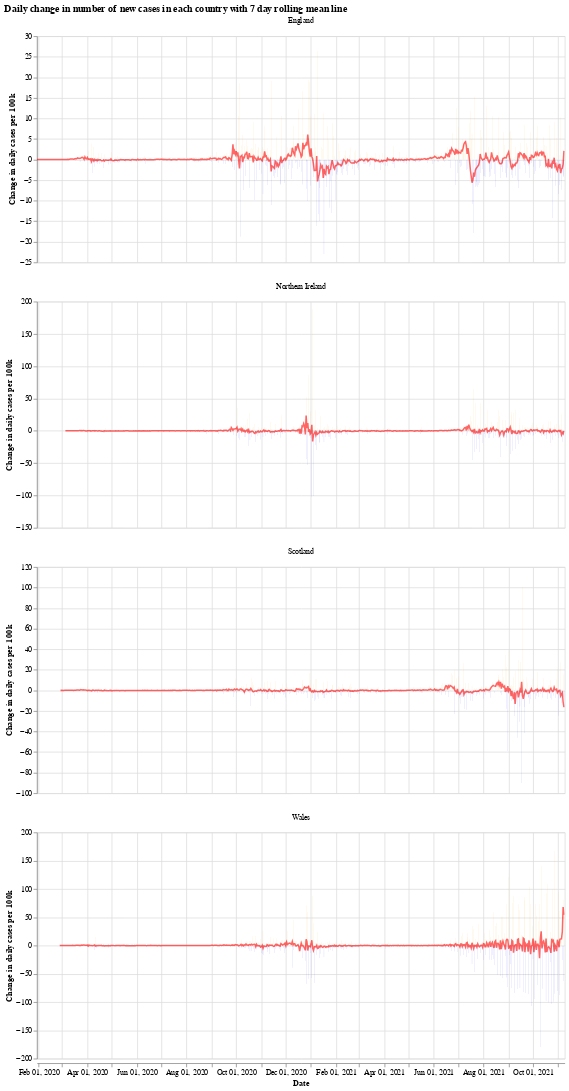

Notebook source saved alongside this figure:
### Markdown cell above
We will use the Python library `Altair` for visualising the data, see the [altair docs](https://altair-viz.github.io/) for more information.

First we have a graph which shows the daily change in the number of new cases for each country. This number jumps up and down all over the place, which is likely due to delay in reporting of new cases over the weekend. Another interesting thing is that it looks like the daily cases in Wales experienced a much shorter period of calm over the summer (calm in the sense of daily cases not jumping up and down).

The orange bars are days when the number of new cases (per 100k population) was more than the previous day, while the blue are days when the number of new cases dropped. The red line is the 7 day moving average. 

When the moving average line is below 0, it means that there is a consistent drop in new cases. We can see this clearly happening around the times that lockdowns were introduced (though, to varying degrees). I will update the graphs soon with a marker of when each lockdown started.

### Code cell
# collapse
import altair as alt

bars = alt.Chart(uk_cases).mark_bar().encode(
    x=alt.X("yearmonthdate(date):T", axis=alt.Axis(title='Date')),
    y=alt.Y("casesChangeRate:Q", axis=alt.Axis(title='Change in daily cases per 100k')),
    tooltip='casesChange',
    color=alt.condition(
        alt.datum.casesChangeRate > 0,
        alt.value("orange"),  # The positive color
        alt.value("blue")  # The negative color
    )
).properties(title='Daily change in number of new cases with 7 day rolling mean',width=700).interactive()

line = alt.Chart(uk_cases).mark_line(
    color='red',
    size=2,
    opacity=0.6
).transform_window(
    rolling_mean='mean(casesChangeRate)',
    frame=[0, 7],
    groupby=['areaName']
).encode(
    x='yearmonthdate(date):T',
    y='rolling_mean:Q'
)

alt.layer(bars, line, data=uk_cases).facet(alt.Column(
    'areaName', title=''), columns=1).resolve_scale(y='independent').properties(title='Daily change in number of new cases in each country with 7 day rolling mean line')

### Figure 1 — Vega-Lite specification as saved in the notebook (floating-point values rounded to 4 significant figures; data arrays with more than 128 entries replaced by an {"elided": "..."} marker saying what was removed)
{"config": {"view": {"continuousWidth": 400, "continuousHeight": 300}}, "data": {"name": "data-dc5070708714039f86ea89ea5fb556cb"}, "facet": {"type": "nominal", "field": "areaName", "title": ""}, "spec": {"layer": [{"mark": "bar", "encoding": {"color": {"condition": {"value": "orange", "test": "(datum.casesChangeRate > 0)"}, "value": "blue"}, "tooltip": {"type": "quantitative", "field": "casesChange"}, "x": {"type": "temporal", "axis": {"title": "Date"}, "field": "date", "timeUnit": "yearmonthdate"}, "y": {"type": "quantitative", "axis": {"title": "Change in daily cases per 100k"}, "field": "casesChangeRate"}}, "selection": {"selector001": {"type": "interval", "bind": "scales", "encodings": ["x", "y"]}}, "title": "Daily change in number of new cases with 7 day rolling mean", "width": 700}, {"mark": {"type": "line", "color": "red", "opacity": 0.6, "size": 2}, "encoding": {"x": {"type": "temporal", "field": "date", "timeUnit": "yearmonthdate"}, "y": {"type": "quantitative", "field": "rolling_mean"}}, "transform": [{"window": [{"op": "mean", "field": "casesChangeRate", "as": "rolling_mean"}], "frame": [0, 7], "groupby": ["areaName"]}]}]}, "columns": 1, "resolve": {"scale": {"y": "independent"}}, "title": "Daily change in number of new cases in each country with 7 day rolling mean line", "$schema": "https://vega.github.io/schema/vega-lite/v4.8.1.json", "datasets": {"data-dc5070708714039f86ea89ea5fb556cb": {"elided": "2504 records"}}}
